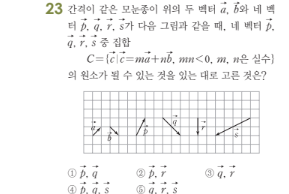
#> input picture Python/Img1.png, 289 x 194 px
$ python Problem_partitioning.py
#> lines starting #> are read from the running program, lines starting #| are printed output that depends on the picture; after the words box and inside, x2 and y2 are one past the last pixel; in counts of white or black regions, pixels touching at a corner belong together
import cv2
import numpy as np
from matplotlib import pyplot as plt

blank_max = 20

file_name = input('File name : ')
#> the answer given: Img1.png
# 기준 선 찾기
org_img = cv2.imread(file_name) #불러올 파일
#> org_img is the input picture: shape (194, 289, 3); mean B, G, R 245.6, 245.6, 245.6
img = cv2.imread(file_name,0) #불러올 파일
#> img: shape (194, 289); min 32, max 255, mean 245.5
ret,img = cv2.threshold(img, 240, 255, cv2.THRESH_BINARY_INV) #밝기 뒤집기
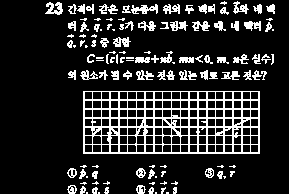
#> img: shape (194, 289); 15.9% white in thin lines or dots, all inside (x1, y1, x2, y2) = (45, 1, 275, 194)
img1_arry = np.array(img)
org_img_arry = np.array(org_img)

max = 0
w = img.shape[1]
#> w = 289
h = img.shape[0]
#> h = 194

for x in range(0,w):
    sum = 0
    for y in range(0,h):
        sum = sum + img1_arry[y,x]
    if sum > max:
        max = sum
        ct = x
#> after the loop, ct = 83; max = 28560
print("center line : ",ct)
#| center line :  83

# 기준점 찾기
blank_count = 0  #빈줄 개수
img_cnt = 1
start_index = 65 #시작줄
check_index = 65 #체크줄
check = 65
min_size = 30 #문제가 되기위한 최소 크기

for i in range(65,h-1):
    sum1 = 0
    sum2 = 0
    for j in range(0,ct-1):
        sum1 = sum1 + img[i,j]
        sum2 = sum2 + img[i+1,j]
    if sum1 == 0:
        blank_count = blank_count + 1
    else:
        blank_count = 0

    if (sum1 == 0 and sum2 != 0) and (start_index == 65 or blank_count >= blank_max):
        start_index = i
        blank_count = 0
        check = 1
    elif sum1 != 0 and sum2 == 0:
        check_index = i

    if check == 1 and blank_count > blank_max:
        if check_index - start_index >= min_size:
            cv2.imwrite("Img" + str(img_cnt) + ".png", org_img_arry[start_index: check_index, 0: ct - 1]) #저장 이름
            img_cnt = img_cnt + 1
            print('Save image : ', img_cnt-1)
            check = 0
#> after the loop, check = 1; img_cnt = 1; start_index = 165

blank_count = 0
start_index = 65
check_index = 65
check = 65

for i in range(65,h-1):
    sum1 = 0
    sum2 = 0
    for j in range(ct+3,w):
        sum1 = sum1 + img[i,j]
        sum2 = sum2 + img[i+1,j]
    if sum1 == 0:
        blank_count = blank_count + 1
    else:
        blank_count = 0

    if (sum1 == 0 and sum2 != 0) and (start_index == 65 or blank_count >= blank_max):
        start_index = i
        blank_count = 0
        check = 1
    elif sum1 != 0 and sum2 == 0:
        check_index = i

    if check == 1 and blank_count > blank_max:
        if check_index - start_index >= min_size:
            cv2.imwrite("Img" + str(img_cnt) + ".png", org_img_arry[start_index: check_index, ct+3 : w])
            img_cnt = img_cnt + 1
            print('Save image : ', img_cnt-1)
            check = 0

$ run again, on Python/Img3.png
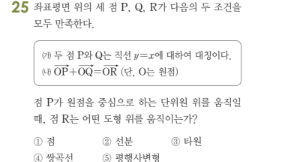
#> input picture Python/Img3.png, 293 x 162 px
#> org_img is the input picture: shape (162, 293, 3); mean B, G, R 245.5, 245.6, 245.7
#> `ret,img = cv2.threshold(img, 240, 255, cv2.THRESH_BINARY_INV)`:
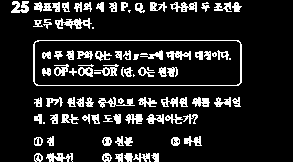
#> img: shape (162, 293); 13.2% white in thin lines or dots, all inside (x1, y1, x2, y2) = (11, 1, 242, 162)
#> after the loop `for x in range(0,w):`: ct = 34; max = 17850
#| center line :  34
#> after the loop `for i in range(65,h-1):`: check = 65; img_cnt = 1; start_index = 65
#> after the loop `for i in range(65,h-1):`: check = 1; start_index = 96

$ run again, on Python/Img4.png
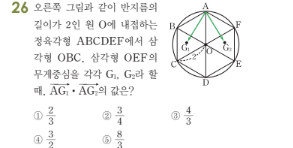
#> input picture Python/Img4.png, 293 x 148 px
#> org_img is the input picture: shape (148, 293, 3); mean B, G, R 244.6, 244.8, 244.7
#> `ret,img = cv2.threshold(img, 240, 255, cv2.THRESH_BINARY_INV)`:
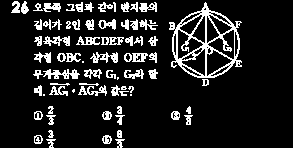
#> img: shape (148, 293); 13.2% white in thin lines or dots, all inside (x1, y1, x2, y2) = (11, 1, 242, 148)
#> after the loop `for x in range(0,w):`: ct = 206; max = 19890
#| center line :  206
#> after the loop `for i in range(65,h-1):`: check = 1; start_index = 105
#> after the loop `for i in range(65,h-1):`: check = 65; img_cnt = 1; start_index = 65

$ run again, on Python/test_img.png
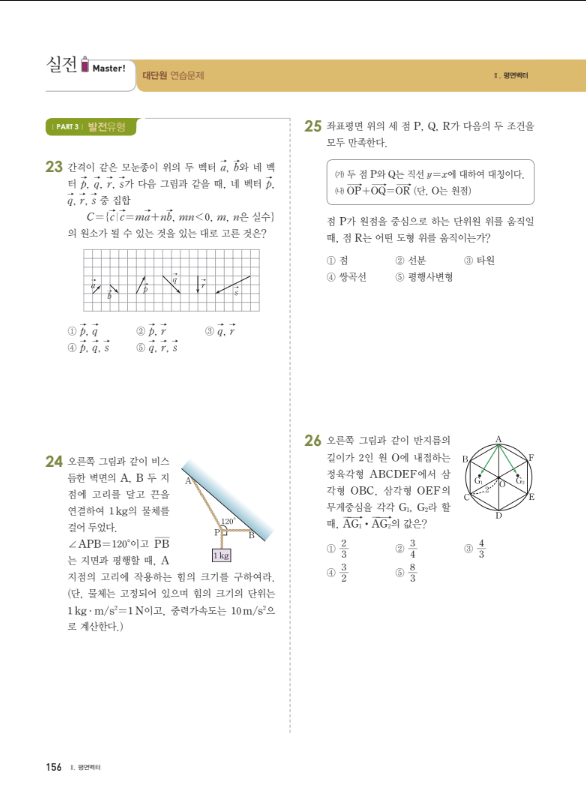
#> input picture Python/test_img.png, 586 x 801 px
#> org_img is the input picture: shape (801, 586, 3); mean B, G, R 245, 247.7, 248.7
#> `img = cv2.imread(file_name,0)`:
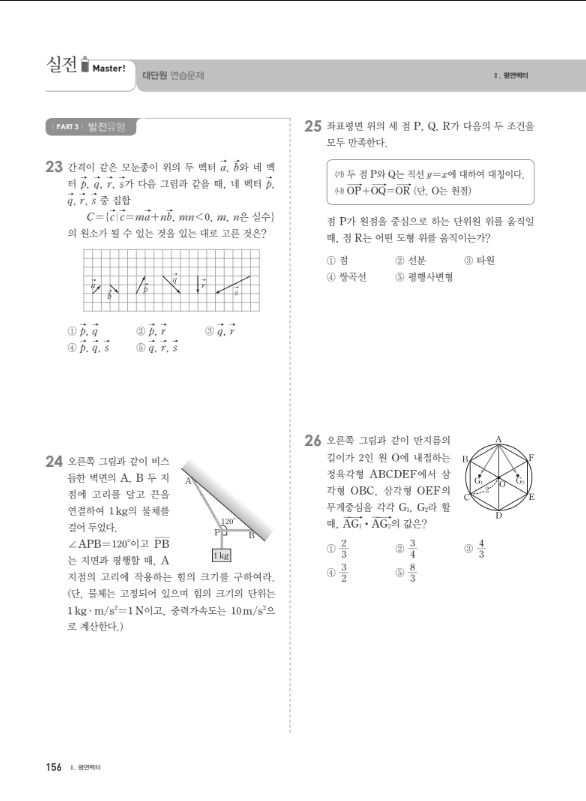
#> img: shape (801, 586); min 28, max 255, mean 247.9
#> `ret,img = cv2.threshold(img, 240, 255, cv2.THRESH_BINARY_INV)`:
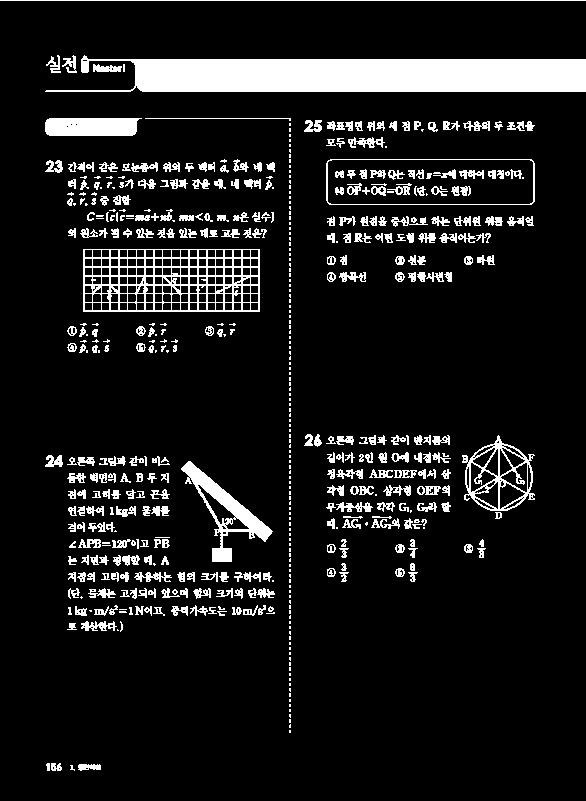
#> img: shape (801, 586); 10.3% white; 535 white regions (200 under 20 px), largest, box (x1, y1, x2, y2) and area: (45, 55, 586, 92) 15264, (83, 249, 260, 312) 4254, (181, 461, 273, 562) 2206
#> after the loop `for x in range(0,w):`: ct = 290; max = 113475
#| center line :  290
#> after the loop `for i in range(65,h-1):`: check = 1; img_cnt = 3; start_index = 762
